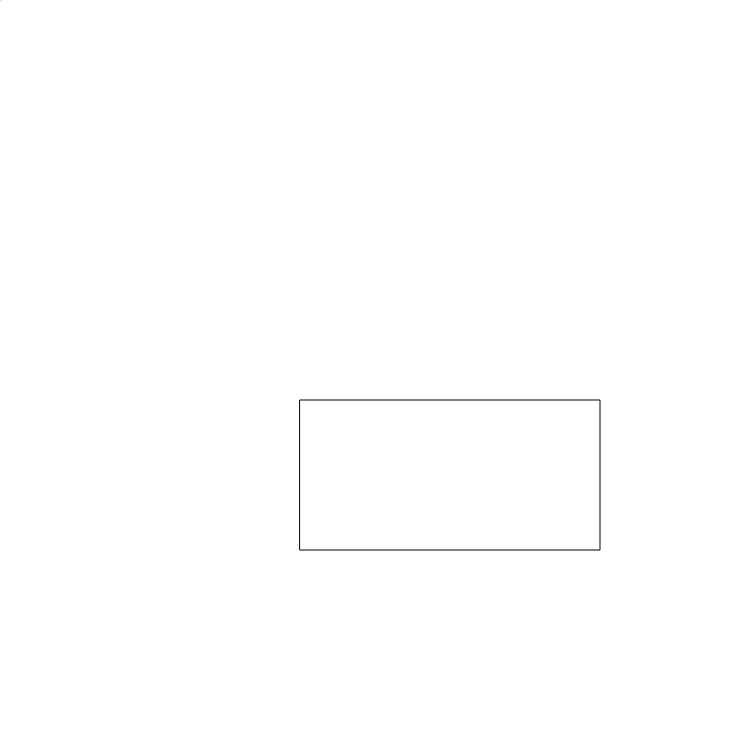
Frame 1 (no input)
Frame 60 (no input): identical to frame 1, image omitted
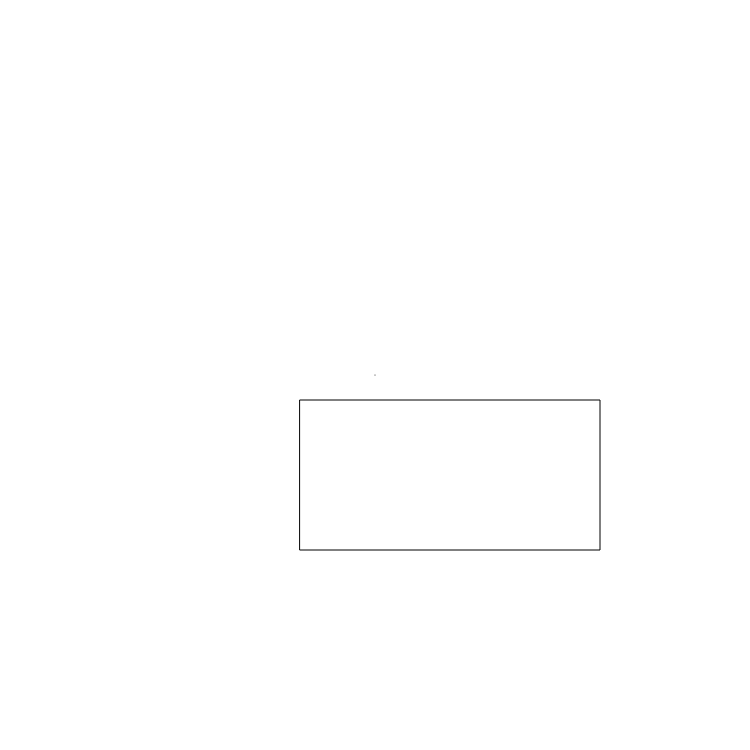
Frame 120 (the mouse pressed at the canvas centre since frame 60)

The p5.js sketch that drew these frames (run headless with seeded random() and noise() and a simulated clock; from frame 60 on, the mouse is pressed at the canvas centre):

// p5.js sketch
// ── sketch.js
let rx1 = 300;
let ry1 = 400;
let rx2 = 0;
let ry2 = 0;
let hit = false;

const checkCollisionPointRectangle = (px, py, rx1, ry1, rx2, ry2) => {
  if (px >= rx1 && px <= rx2 && py >= ry1 && py <= ry2) {
    return true;
  } else {
    return false;
  }
}

function setup() {
  createCanvas(750, 750);
}

function draw() {
  hit = false;
  background(255);
  point(mouseX, mouseY);
  rect(rx1, ry1, 300, 150);
  rx2 = rx1 + 300;
  ry2 = ry1 + 150;
  hit = checkCollisionPointRectangle(mouseX, mouseY, rx1, ry1, rx2, ry2);
  stroke( (hit) ? color("red"): 0);
  console.log('Colliding: ' + hit)
}
